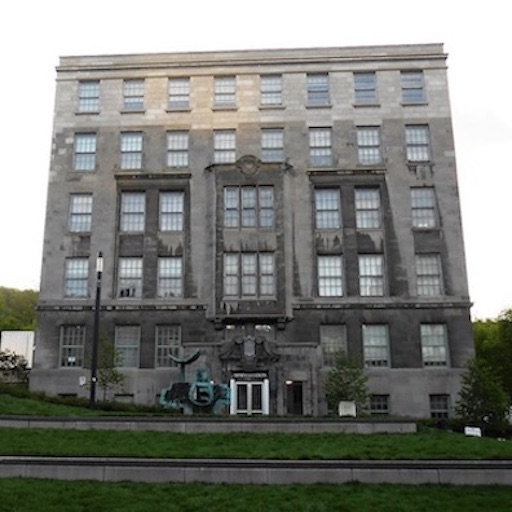
%> input picture A2/james.jpg, 512 x 512 px
$ octave --eval "pyramids_and_sift(imread('james.jpg'));"   (GNU Octave 9; MATLAB toolbox functions it lacks are replaced by stand-ins)
%> lines starting %> are read from the running program, lines starting %| are printed output that depends on the picture
### A2/find_extrema.m
function points = find_extrema(up_level,mid_level,low_level,mid_sigma,thre,grad_thre)

% Create a cell array to store points
points = {};
index=1;

up_level = imresize(up_level,0.5);
low_level = imresize(low_level,2);

% Then we loop through all the pixels in the middle level image to find
[rows,cols] = size(mid_level);

for i=2:rows-1
    for j=2:cols-1
        % Check if the central point is extrema
        temp_min = min(min(mid_level(i-1:i+1,j-1:j+1)));
        temp_max = max(max(mid_level(i-1:i+1,j-1:j+1)));
        flag_min = (mid_level(i,j)==temp_min)&&(length(find(mid_level(i-1:i+1,j-1:j+1)==temp_min))==1);
        if flag_min==true
           flag1 = (temp_min< min(min(up_level(i-1:i+1,j-1:j+1))));
           if flag1==true
               flag2 = (temp_min< min(min(low_level(i-1:i+1,j-1:j+1))));
               if flag2==true
                    if abs(mid_level(i,j))>= thre
                        grad = max([abs(mid_level(i,j)-mid_level(i-1,j)) abs(mid_level(i,j)-mid_level(i+1,j)) abs(mid_level(i,j)-mid_level(i,j-1)) abs(mid_level(i,j)-mid_level(i-1,j))]);
                        if grad>=grad_thre & grad<=30
                            points{index}{1,1,1} = {j,i,mid_sigma};
                            index = index+1;
                            continue;
                        end
                    end
               end
           end
        end

        flag_max = (mid_level(i,j)==temp_max)&&(length(find(mid_level(i-1:i+1,j-1:j+1)==temp_max))==1);
        if flag_max==true
           flag1 = (temp_max> max(max(up_level(i-1:i+1,j-1:j+1))));
           if flag1==true
               flag2 = (temp_max> max(max(low_level(i-1:i+1,j-1:j+1))));
               if flag2==true
                   if abs(mid_level(i,j))>=thre
                        grad = max([abs(mid_level(i,j)-mid_level(i-1,j)) abs(mid_level(i,j)-mid_level(i+1,j)) abs(mid_level(i,j)-mid_level(i,j-1)) abs(mid_level(i,j)-mid_level(i-1,j))]);
                        if grad>=grad_thre& grad<=30
                            points{index}{1,1,1} = {j,i,mid_sigma};
                            index = index+1;
                        end
                   end
               end
           end
        end

    end
end

end

### A2/pyramids_and_sift.m
function pyramids_and_sift(image)

im_green = image(:,:,2); % Green channel
im = im2double(im_green);

%---------------------------- Part One -----------------------------------%

% Construct Gaussian Pyramid
% Level 0
filt0 = fspecial('gaussian',[3 3],1)
im_0 = conv2(im_green,filt0,'same');

% Level 1
filt1 = fspecial('gaussian',[3 3],2)
im_1 = conv2(im_0,filt1,'same');
im_1 = imresize(im_1,0.5);
%> im_1: size 256x256 double

% Level 2
filt2 = fspecial('gaussian',[3 3],4)
im_2 = conv2(im_1,filt2,'same');
im_2 = imresize(im_2,0.5);
%> im_2: size 128x128 double

% Level 3
filt3 = fspecial('gaussian',[3 3],8)
im_3 = conv2(im_2,filt3,'same');
im_3 = imresize(im_3,0.5);
%> im_3: size 64x64 double

% Level 4
filt4 = fspecial('gaussian',[3 3],16)
im_4 = conv2(im_3,filt4,'same');
im_4 = imresize(im_4,0.5);
%> im_4: size 32x32 double

% Level 5
filt5 = fspecial('gaussian',[3 3],32)
im_5 = conv2(im_4,filt5,'same');
im_5 = imresize(im_5,0.5);

% figure,imshow(im_green,[]);title('original image')
% figure,imshow(im_0,[]);title('level 0 Gaussian Pyramid')
% figure,imshow(im_1,[]);title('level 1 Gaussian Pyramid')
% figure,imshow(im_2,[]);title('level 2 Gaussian Pyramid')
% figure,imshow(im_3,[]);title('level 3 Gaussian Pyramid')
% figure,imshow(im_4,[]);title('level 4 Gaussian Pyramid')
% figure,imshow(im_5,[]);title('level 5 Gaussian Pyramid')

%---------------------------- Part Two -----------------------------------%

% Construct Laplacian Pyramid

% Level 5
im_lp_5 = im_5;

% Level 4
im_5 = imresize(im_5,2);
im_5 = conv2(im_5,filt4,'same');
[temp1 temp3]=size(im_5);
%> temp1 = 32; temp3 = 32
[temp2 temp4]=size(im_4);
%> temp2 = 32; temp4 = 32
if temp1~=temp2||temp3~=temp4
    im_4 = padarray(im_4,[abs(temp2-temp1) abs(temp4-temp3)],'replicate','post');
end
im_lp_4 = im_5-im_4;

% Level 3
im_4 = imresize(im_4,2);
%> im_4: size 64x64 double
im_4 = conv2(im_4,filt3,'same');
[temp1 temp3]=size(im_4);
%> temp1 = 64; temp3 = 64
[temp2 temp4]=size(im_3);
%> temp2 = 64; temp4 = 64
if temp1~=temp2||temp3~=temp4
    im_3 = padarray(im_3,[abs(temp2-temp1) abs(temp4-temp3)],'replicate','post');
end
im_lp_3 = im_4-im_3;
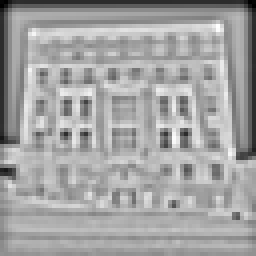
%> im_lp_3: size 64x64 double (shown 4 times larger); min -86.01, max 41.04, mean -4.8; drawn with min black and max white

% Level 2
im_3 = imresize(im_3,2);
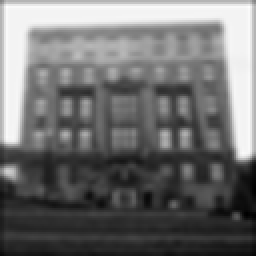
%> im_3: size 128x128 double (shown 2 times larger); min 15.59, max 266.3, mean 126.2; drawn with min black and max white
im_3 = conv2(im_3,filt2,'same');
[temp1 temp3]=size(im_3);
%> temp1 = 128; temp3 = 128
[temp2 temp4]=size(im_2);
%> temp2 = 128; temp4 = 128
if temp1~=temp2||temp3~=temp4
    im_2 = padarray(im_2,[abs(temp2-temp1) abs(temp4-temp3)],'replicate','post');
end
im_lp_2 = im_3-im_2;

% Level 1
im_2 = imresize(im_2,2);
%> im_2: size 256x256 double
im_2 = conv2(im_2,filt1,'same');
[temp1 temp3]=size(im_2);
%> temp1 = 256; temp3 = 256
[temp2 temp4]=size(im_1);
%> temp2 = 256
if temp1~=temp2||temp3~=temp4
    im_1 = padarray(im_1,[abs(temp2-temp1) abs(temp4-temp3)],'replicate','post');
end
im_lp_1 = im_2-im_1;

% Level 0
im_1 = imresize(im_1,2);
%> im_1: size 512x512 double
im_1 = conv2(im_1,filt0,'same');
[temp1 temp3]=size(im_1);
[temp2 temp4]=size(im_0);
if temp1~=temp2||temp3~=temp4
    im_0 = padarray(im_0,[abs(temp2-temp1) abs(temp4-temp3)],'replicate','post');
end
im_lp_0 = im_1-im_0;

% figure,imshow(im_lp_0,[]);title("level 0 Laplacian Pyramid")
% figure,imshow(im_lp_1,[]);title("level 1 Laplacian Pyramid")
% figure,imshow(im_lp_2,[]);title("level 2 Laplacian Pyramid")
% figure,imshow(im_lp_3,[]);title("level 3 Laplacian Pyramid")
% figure,imshow(im_lp_4,[]);title("level 4 Laplacian Pyramid")
% figure,imshow(im_lp_5,[]);title("level 5 Laplacian Pyramid")

%---------------------------- Part Three ---------------------------------%
% Choose sigma = 1.6 and k = sqrt(2) to approximate a Laplacian of a
% Gaussian with a difference of Gaussians
sigma = 1.6;
k = sqrt(2);
gaussian1 = fspecial('gaussian', 200, k*sigma);
gaussian2 = fspecial('gaussian', 200, sigma);
DoG = gaussian1 - gaussian2;
% Scale DoG by (k-1)*sigma^2 to make a comparison with LoG
DoG = DoG/((k-1)*sigma^2);

% Implement a Laplacian of a Gaussian filter
filt_rows = 200;
filt_cols = 200;
LoG = zeros(filt_rows,filt_cols);

for i=1:filt_rows
    for j=1:filt_cols
        x=(j-ceil(filt_cols/2));
        y=(i-ceil(filt_rows/2));
        LoG(i,j)=(-1/(pi*sigma*sigma*sigma*sigma))*(1-((x*x+y*y)/(2*sigma*sigma)))*exp((-(x*x+y*y)/sigma*sigma)/(2*sigma*sigma));
    end
end
% figure
% subplot 121,surf(DoG(90:110,90:110));title("DoG")
% subplot 122,surf(LoG(90:110,90:110));title("LoG")

%---------------------------- Part Four ----------------------------------%

% Find extrema of each level %
% Low contrast thresholds (get rid of extrema with intensity less than the
% threshold
thre_1 = 10.0;
thre_2 = 10.0;
thre_3 = 10.0;
thre_4 = 10.0;

% Gradient thresholds (get rid of extrema with intensity differences between
% central pixel and four neighbor pixels that are not ALL greater than the
% threshold
grad_thre1 = 15.0;
grad_thre2 = 18.0;
grad_thre3 = 20.0;
grad_thre4 = 10.0;
level_1_pts = find_extrema(im_lp_0,im_lp_1,im_lp_2,2,thre_1,grad_thre1);
%> in find_extrema, `low_level = imresize(low_level,2);`:
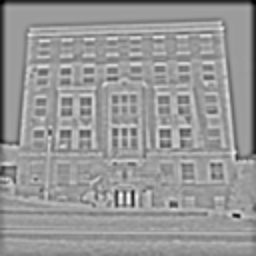
%> low_level: size 256x256 double; min -85.72, max 54.74, mean -2.4; drawn with min black and max white
%> after the loop in find_extrema, `for i=2:rows-1`: flag1 = false; grad = 8.33; index = 783; points = 782 items
%> level_1_pts = 782 items
level_2_pts = find_extrema(im_lp_1,im_lp_2,im_lp_3,4,thre_2,grad_thre2);
%> call 2 of find_extrema, with mid_sigma = 4, thre = 10, grad_thre = 18
%> in find_extrema (call 2), `up_level = imresize(up_level,0.5);`:
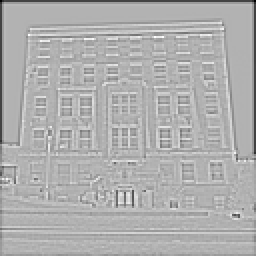
%> up_level: size 128x128 double (shown 2 times larger); min -77.54, max 33.54, mean -1.1; drawn with min black and max white
%> after the loop in find_extrema (call 2), `for i=2:rows-1`: flag1 = true; grad = 9.72; index = 203; points = 202 items
%> level_2_pts = 202 items
level_3_pts = find_extrema(im_lp_2,im_lp_3,im_lp_4,8,thre_3,grad_thre3);
%> call 3 of find_extrema, with mid_sigma = 8, thre = 10, grad_thre = 20
%> in find_extrema (call 3), `low_level = imresize(low_level,2);`:
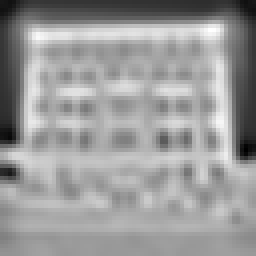
%> low_level: size 64x64 double (shown 4 times larger); min -96.93, max 47.46, mean -9.5; drawn with min black and max white
%> after the loop in find_extrema (call 3), `for i=2:rows-1`: flag1 = false; flag2 = true; grad = 19.13; index = 37; points = 36 items
%> level_3_pts = 36 items
level_4_pts = find_extrema(im_lp_3,im_lp_4,im_lp_5,16,thre_4,grad_thre4);
%> call 4 of find_extrema, with mid_sigma = 16, thre = 10, grad_thre = 10
%> in find_extrema (call 4), `up_level = imresize(up_level,0.5);`:
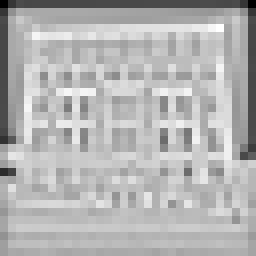
%> up_level: size 32x32 double (shown 8 times larger); min -81.34, max 27.51, mean -4.6; drawn with min black and max white
%> after the loop in find_extrema (call 4), `for i=2:rows-1`: grad = 2.43; index = 29; points = 28 items
%> level_4_pts = 28 items

% Multiplier for index to map the indices of resized images to the original
% image
mult1 = 2;
mult2 = 4;
mult3 = 8;
mult4 = 16;

% Plot the detected keypoints on the image with circles centered at
% keypoints
% The radius of the circles are 1.6 times the corresponding sigma's

figure
imshow(image);
num1 = length(level_1_pts);
%> num1 = 782
num2 = length(level_2_pts);
%> num2 = 202
num3 = length(level_3_pts);
%> num3 = 36
num4 = length(level_4_pts);
%> num4 = 28

hold on
for i=1:num1
    centx = mult1*cell2mat(level_1_pts{i}{1}(1));
    centy = mult1*cell2mat(level_1_pts{i}{1}(2));
    radius = 1.6*cell2mat(level_1_pts{i}{1}(3));

    theta = 0 : (2 * pi / 10000) : (2 * pi);
    pline_x = radius * cos(theta) + centx;
    pline_y = radius * sin(theta) + centy;
    plot(pline_x, pline_y, 'r-', 'LineWidth', 1.3);

end
%> this loop made 782 passes
%> (centx, centy) on passes 1 to 3: (438, 42), (384, 44), (398, 44)

for i=1:num2
    centx = mult2*cell2mat(level_2_pts{i}{1}(1));
    centy = mult2*cell2mat(level_2_pts{i}{1}(2));
    radius = 1.6*cell2mat(level_2_pts{i}{1}(3));
    %radius = 1;

    theta = 0 : (2 * pi / 10000) : (2 * pi);
    pline_x = radius * cos(theta) + centx;
    pline_y = radius * sin(theta) + centy;
    plot(pline_x, pline_y, 'g-', 'LineWidth', 1.3);

end
%> this loop made 202 passes
%> (centx, centy) on passes 1 to 3: (360, 44), (368, 44), (384, 44)

for i=1:num3
    centx = mult3*cell2mat(level_3_pts{i}{1}(1));
    centy = mult3*cell2mat(level_3_pts{i}{1}(2));
    radius = 1.6*cell2mat(level_3_pts{i}{1}(3));

    theta = 0 : (2 * pi / 10000) : (2 * pi);
    pline_x = radius * cos(theta) + centx;
    pline_y = radius * sin(theta) + centy;
    plot(pline_x, pline_y, 'y-', 'LineWidth', 1.3);

end
%> this loop made 36 passes
%> (centx, centy) on passes 1 to 12: (232, 112), (160, 120), (280, 128), (320, 144), (368, 144), (88, 152), (232, 160), (376, 160), (216, 176), (320, 184), (128, 192), (232, 200)

for i=1:num4
    centx = mult4*cell2mat(level_4_pts{i}{1}(1));
    centy = mult4*cell2mat(level_4_pts{i}{1}(2));
    radius = 1.6*cell2mat(level_4_pts{i}{1}(3));

    theta = 0 : (2 * pi / 10000) : (2 * pi);
    pline_x = radius * cos(theta) + centx;
    pline_y = radius * sin(theta) + centy;
    plot(pline_x, pline_y, 'b-', 'LineWidth', 1.3);
end
%> this loop made 28 passes
%> (centx, centy) on passes 1 to 12: (112, 112), (160, 112), (256, 112), (352, 112), (400, 112), (144, 160), (192, 160), (320, 160), (384, 160), (96, 224), (176, 224), (256, 224)
%> `pyramids_and_sift(imread('james.jpg'));`:
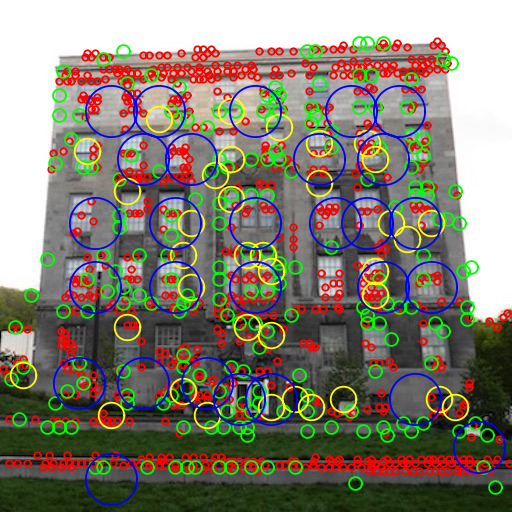
%> figure redrawn from the program's plot data

hold off

end
